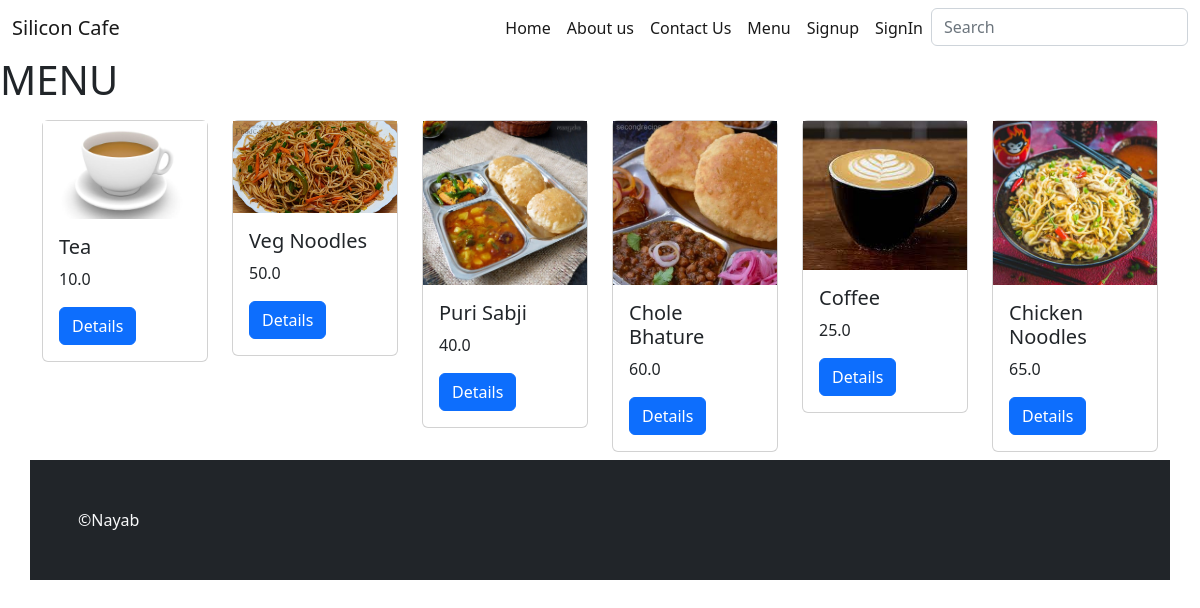
The page /food/menu/ on the database its author committed.
### food/models.py (models this page shows, shortened)
class food(models.Model):
    category = models.ForeignKey(Cuisine, on_delete=models.DO_NOTHING)
    name = models.CharField(max_length=100)
    description = models.TextField()
    secondary_description = models.TextField(blank=True)  #can take blank value if value not given
    price = models.FloatField()
    is_available = models.BooleanField(default=True)   #default value
    image = models.ImageField(upload_to='food_images/')

### food/views.py (the view)
# urls.py: path('menu/', views.menu, name = "menu"),
def menu(request):
    foods = food.objects.all()
    context = {
       'food' : foods
    }
    return render(request,'food/menu.html',context)

### templates/food/menu.html (shortened to what this page needs)
{% extends 'base.html' %}
{% block content %}
        <h1>MENU</h1>
         <div class = "container">
            <div class = "row">
                {% for food in food  %}
                     <div class = "col-md-2 col-6">
                        <div class = "card my-2">
                            <img src="{{food.image.url}}"alt="" class = "card-top-img" height : "120px">
                            <div class="card-body">
                                <h5 class="h5">{{food.name}}</h5>
                                <p class = "card-text">{{food.price}}</p>
                                <a href = "{% url 'details' food.id %}" class="btn btn-primary">Details</a>
                            </div>
                        </div>
                    </div>
                {% endfor %}
{% endblock content %}

### templates/base.html (shortened to what this page needs)
{% load static %}
<!DOCTYPE html>
<html lang="en">
<head>
    <link rel="stylesheet" href="{% static 'bs/bootstrap.min.css' %}">
    <link rel="stylesheet" href="{% static 'css/style.css' %}">
</head>
<body>
      <nav class="navbar navbar-expand-lg">
        <div class="container-fluid">
          <a class="navbar-brand" href="#">Silicon Cafe</a>
          <div class="collapse navbar-collapse" id="navbarSupportedContent">
            <ul class="navbar-nav ms-auto mb-2 mb-lg-0">
              <li class="nav-item">
                <a class="nav-link active" aria-current="page" href="{% url 'home'%}">Home</a>
              </li>
              <li class="nav-item">
                <a class="nav-link active" aria-current="page" href="{% url 'about us'%}">About us</a>
              </li>
              <li class="nav-item">
                <a class="nav-link active" aria-current="page" href="{% url 'contact us'%}">Contact Us</a>
              </li>
              <li class="nav-item">
                <a class="nav-link active" aria-current="page" href="{% url 'menu' %}">Menu</a>
              </li>
              {% if user.is_authenticated %}
              <li class="nav-item">
                <a class="nav-link active" aria-current="page" href="{% url 'cart' %}">Cart</a>
              </li>
              <li class="nav-item dropdown">
                <a class="nav-link dropdown-toggle" href="#" id="navbarDropdown" role="button" data-bs-toggle="dropdown" aria-expanded="false">
                  Welcome, {{user.username}}
                </a>
                <ul class="dropdown-menu" aria-labelledby="navbarDropdown">
                  <li><a class="dropdown-item" href="{% url 'orders' %}">Orders</a></li>
                  <li><a class="dropdown-item" href="#">Another action</a></li>
                  <li><hr class="dropdown-divider"></li>
                  <li><a class="dropdown-item" href="{% url 'signout' %}">Log out</a></li>
                </ul>
              </li>
              {% else %}
              <li class="nav-item">
                <a class="nav-link active" aria-current="page" href="{% url 'signup' %}">Signup</a>
              </li>
              <li class="nav-item">
                <a class="nav-link active" aria-current="page" href="{% url 'signin' %}">SignIn</a>
              </li>
              {% endif %}
              <form class="form-inline my-2 my-lg-0">
                <input class="form-control mr-sm-2" type="search" placeholder="Search" aria-label="Search" name="search">
                </form>
            </ul>
          </div>
        </div>
      </nav>
      {% block content %}
      {% endblock content %}
      <footer class="bg-dark p-5 text-left text-light">
        &copy;Nayab
      </footer>
</body>
</html>

### rows shown on the page
food: image (picture), name "Tea", price "10.0"
food: image (picture), name "Veg Noodles", price "50.0"
food: image (picture), name "Puri Sabji", price "40.0"
food: image (picture), name "Chole Bhature", price "60.0"
food: image (picture), name "Coffee", price "25.0"
food: image (picture), name "Chicken Noodles", price "65.0"
